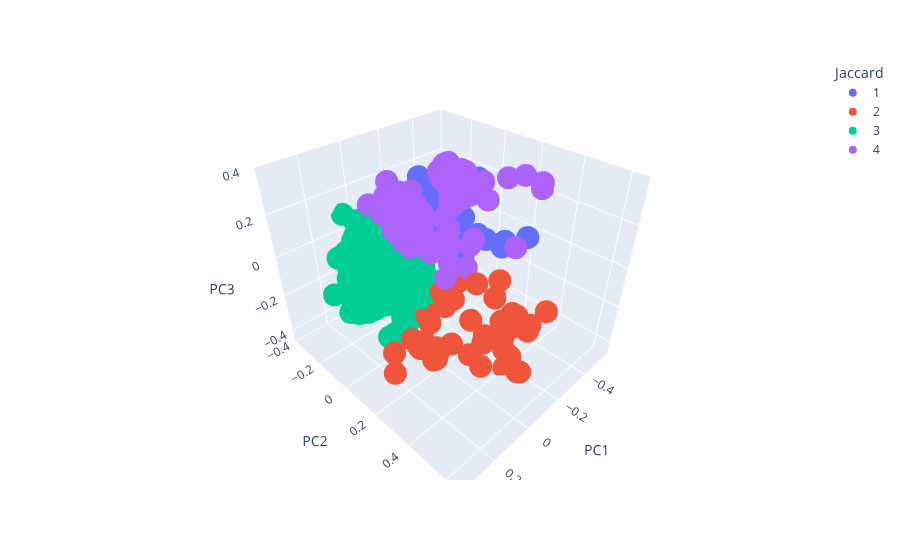

This figure's notebook cell:
### Markdown cell above
#### Kmeans Jaccard Clusters

### Code cell
jac_dist_epi1 = px.scatter_3d(jac_dist_epi1, x = 'PC1', y = 'PC2', z = 'PC3', color = 'Jaccard',
                             category_orders = {'Jaccard': [1, 2, 3, 4]})
jac_dist_epi1.show()
